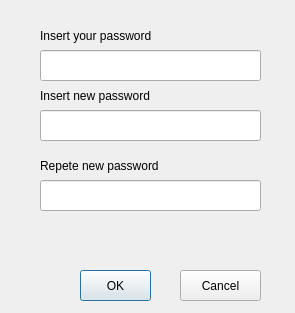
<?xml version="1.0" encoding="UTF-8"?>
<ui version="4.0">
 <class>ConfirmPassword</class>
 <widget class="QDialog" name="ConfirmPassword">
  <property name="geometry">
   <rect>
    <x>0</x>
    <y>0</y>
    <width>295</width>
    <height>313</height>
   </rect>
  </property>
  <property name="windowTitle">
   <string>Confirm password</string>
  </property>
  <widget class="QLineEdit" name="new_password">
   <property name="geometry">
    <rect>
     <x>40</x>
     <y>110</y>
     <width>221</width>
     <height>31</height>
    </rect>
   </property>
   <property name="echoMode">
    <enum>QLineEdit::Password</enum>
   </property>
  </widget>
  <widget class="QLineEdit" name="new_rpwd">
   <property name="geometry">
    <rect>
     <x>40</x>
     <y>180</y>
     <width>221</width>
     <height>31</height>
    </rect>
   </property>
   <property name="echoMode">
    <enum>QLineEdit::Password</enum>
   </property>
  </widget>
  <widget class="QLabel" name="label_2">
   <property name="geometry">
    <rect>
     <x>40</x>
     <y>80</y>
     <width>211</width>
     <height>31</height>
    </rect>
   </property>
   <property name="text">
    <string>Insert new password</string>
   </property>
  </widget>
  <widget class="QLabel" name="label_3">
   <property name="geometry">
    <rect>
     <x>40</x>
     <y>150</y>
     <width>201</width>
     <height>31</height>
    </rect>
   </property>
   <property name="text">
    <string>Repete new password</string>
   </property>
  </widget>
  <widget class="QLabel" name="error">
   <property name="geometry">
    <rect>
     <x>40</x>
     <y>220</y>
     <width>221</width>
     <height>31</height>
    </rect>
   </property>
   <property name="text">
    <string/>
   </property>
  </widget>
  <widget class="QLineEdit" name="password">
   <property name="geometry">
    <rect>
     <x>40</x>
     <y>50</y>
     <width>221</width>
     <height>31</height>
    </rect>
   </property>
   <property name="echoMode">
    <enum>QLineEdit::Password</enum>
   </property>
  </widget>
  <widget class="QLabel" name="label">
   <property name="geometry">
    <rect>
     <x>40</x>
     <y>10</y>
     <width>141</width>
     <height>51</height>
    </rect>
   </property>
   <property name="text">
    <string>Insert your password</string>
   </property>
  </widget>
  <widget class="QPushButton" name="pushButton_ok">
   <property name="geometry">
    <rect>
     <x>80</x>
     <y>270</y>
     <width>71</width>
     <height>31</height>
    </rect>
   </property>
   <property name="text">
    <string>OK</string>
   </property>
  </widget>
  <widget class="QPushButton" name="pushButton_cancel">
   <property name="geometry">
    <rect>
     <x>180</x>
     <y>270</y>
     <width>81</width>
     <height>31</height>
    </rect>
   </property>
   <property name="text">
    <string>Cancel</string>
   </property>
  </widget>
 </widget>
 <resources/>
 <connections/>
</ui>
